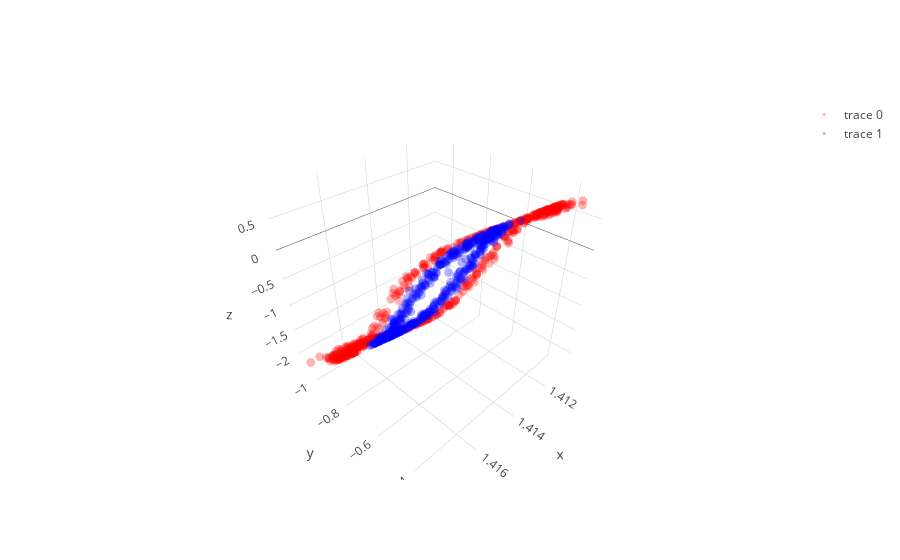
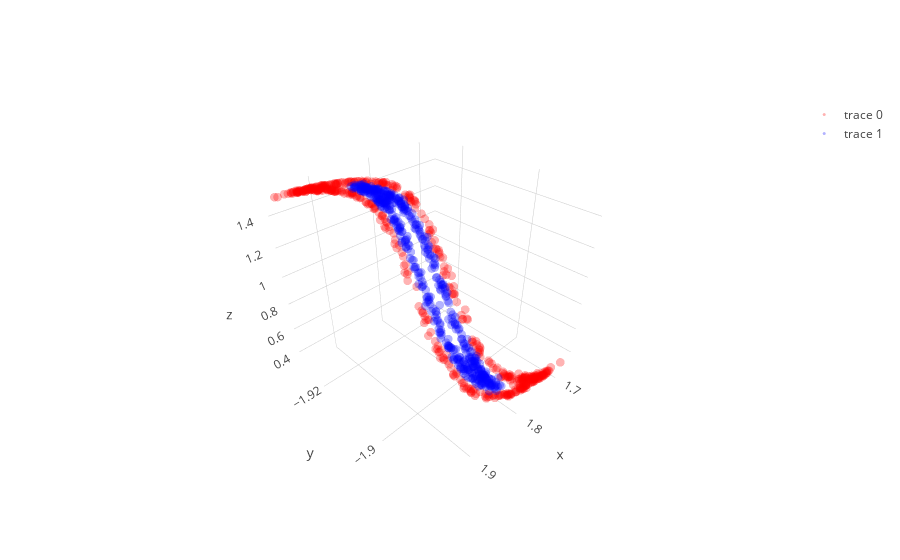
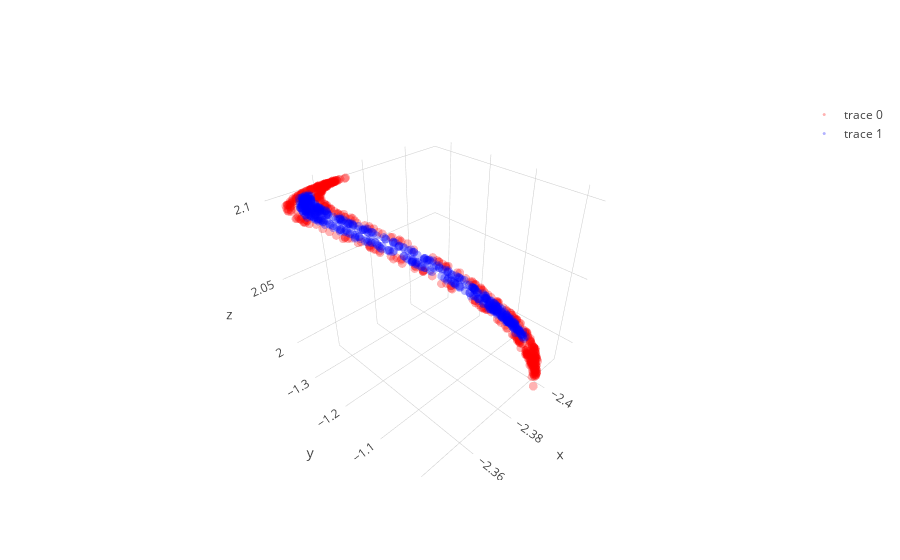

The code cell stored with these charts, in order, in its notebook:
### Code cell
layer1,layer1_var = l1.feed_non(X)
layer2,layer2_var = l2.feed_non(layer1)
layer3,layer3_var = l3.feed_non(layer2)
layer4,layer4_var = l4.feed_linear(layer3)

show_3D(layer1)  
show_3D(layer2)    
show_3D(layer3)

### Figure 1 — Plotly figure (JSON) as saved in the notebook; plotly's stock layout.template omitted (floating-point values rounded to 4 significant figures; data arrays with more than 128 entries replaced by an {"elided": "..."} marker saying what was removed)
{"data": [{"line": {"color": "red", "width": 0.5}, "marker": {"opacity": 0.3, "size": 3}, "mode": "markers", "type": "scatter3d", "uid": "e8278e3d-5483-4f3c-a354-a93d81422c3f", "x": {"elided": "500 float values"}, "y": {"elided": "500 float values"}, "z": {"elided": "500 float values"}}, {"line": {"color": "blue", "width": 0.5}, "marker": {"opacity": 0.3, "size": 3}, "mode": "markers", "type": "scatter3d", "uid": "86104677-a6fe-4168-9f86-8860d236f3a1", "x": {"elided": "500 float values"}, "y": {"elided": "500 float values"}, "z": {"elided": "500 float values"}}], "layout": {}}

### Figure 2 — Plotly figure (JSON) as saved in the notebook; plotly's stock layout.template omitted (floating-point values rounded to 4 significant figures; data arrays with more than 128 entries replaced by an {"elided": "..."} marker saying what was removed)
{"data": [{"line": {"color": "red", "width": 0.5}, "marker": {"opacity": 0.3, "size": 3}, "mode": "markers", "type": "scatter3d", "uid": "14c45fe5-e83c-444b-83d7-dcf65c8c3893", "x": {"elided": "500 float values"}, "y": {"elided": "500 float values"}, "z": {"elided": "500 float values"}}, {"line": {"color": "blue", "width": 0.5}, "marker": {"opacity": 0.3, "size": 3}, "mode": "markers", "type": "scatter3d", "uid": "171ebcf7-b9b1-4d46-a906-8d26a8753791", "x": {"elided": "500 float values"}, "y": {"elided": "500 float values"}, "z": {"elided": "500 float values"}}], "layout": {}}

### Figure 3 — Plotly figure (JSON) as saved in the notebook; plotly's stock layout.template omitted (floating-point values rounded to 4 significant figures; data arrays with more than 128 entries replaced by an {"elided": "..."} marker saying what was removed)
{"data": [{"line": {"color": "red", "width": 0.5}, "marker": {"opacity": 0.3, "size": 3}, "mode": "markers", "type": "scatter3d", "uid": "900a1132-3924-446e-a5a9-0f56baf02de8", "x": {"elided": "500 float values"}, "y": {"elided": "500 float values"}, "z": {"elided": "500 float values"}}, {"line": {"color": "blue", "width": 0.5}, "marker": {"opacity": 0.3, "size": 3}, "mode": "markers", "type": "scatter3d", "uid": "8184e5f1-86a3-4684-bd5b-9b8afc63a709", "x": {"elided": "500 float values"}, "y": {"elided": "500 float values"}, "z": {"elided": "500 float values"}}], "layout": {}}
